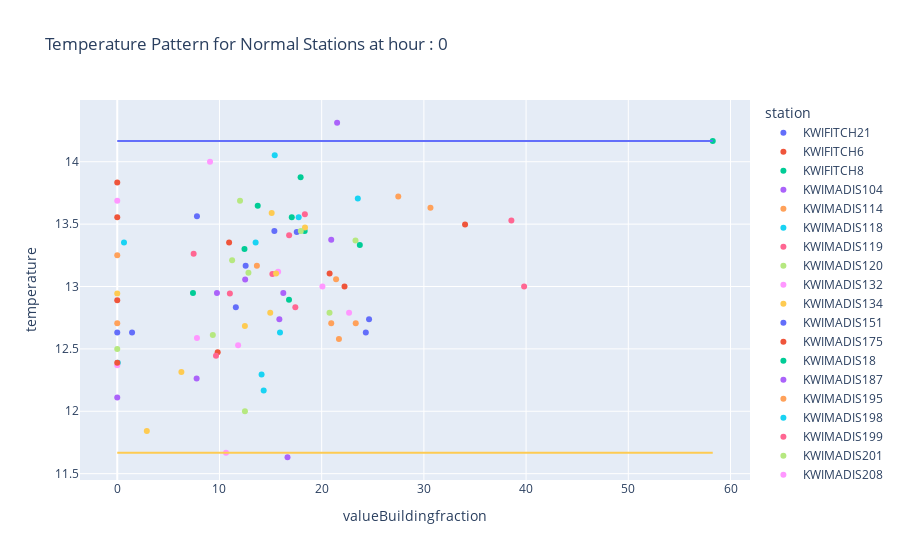
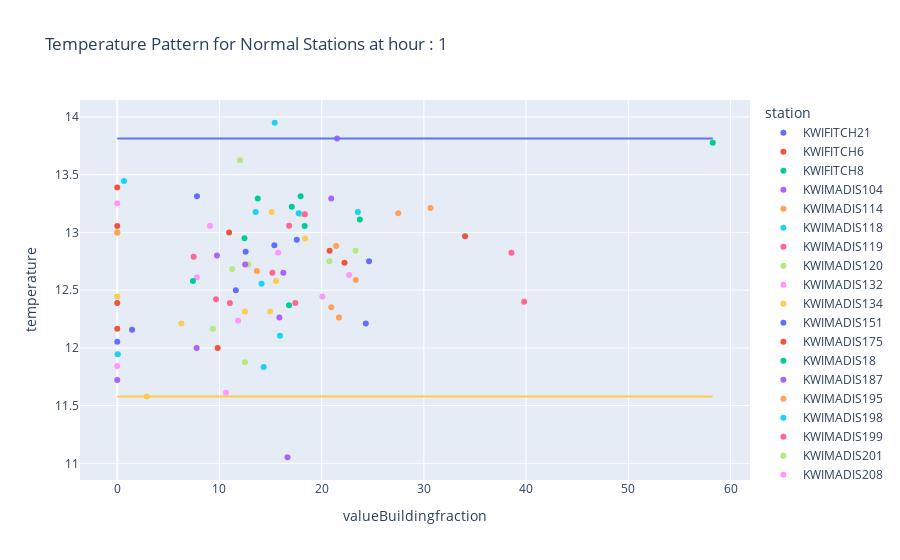
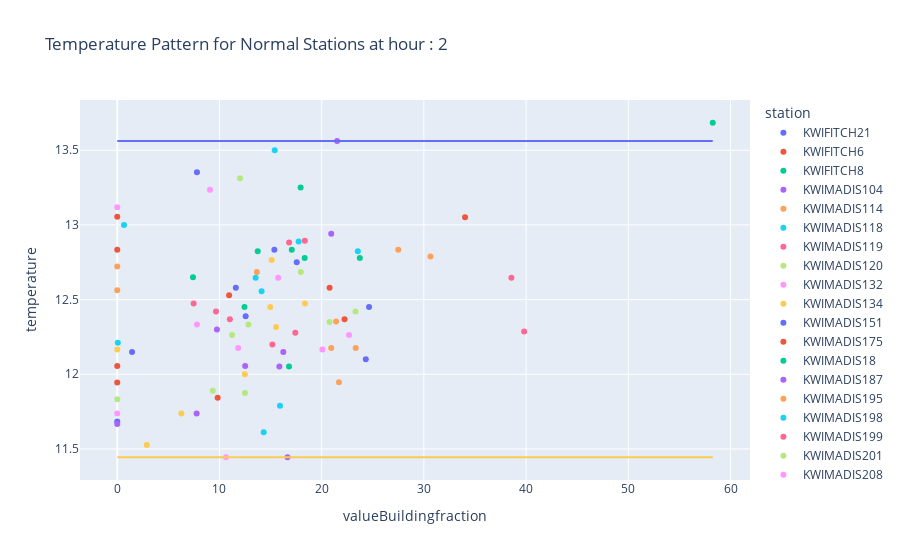
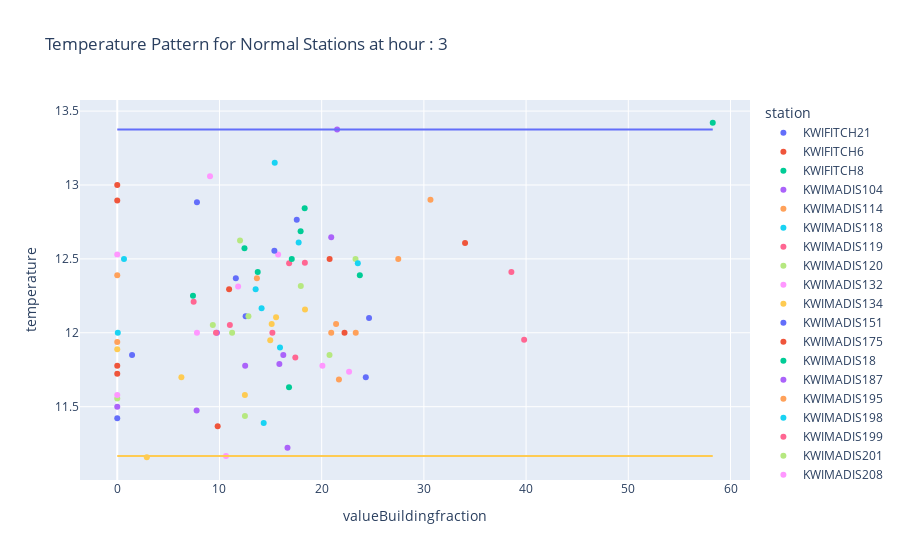

Write notebook code for charts like these, in order.
### Code cell
grouped_data = pd.read_csv('Analytics/temp_data/grouped_data_untouched.csv')
predictions2,outliers_lst = cqc.filter_quartiles(grouped_data,feature_column='valueBuildingfraction')

for hour in predictions2.keys():
    # if hour in [7,8]:
    figx = pe.scatter(grouped_data.query("hour==@hour"),x = 'valueBuildingfraction', y='temperature',color='station',title=f'Temperature Pattern for Normal Stations at hour : {hour} ')
    figx.add_trace(go.Scatter(x=grouped_data.query("hour==@hour").valueBuildingfraction, y=predictions2[hour][0.02], mode='lines', name='5% line'))
    figx.add_trace(go.Scatter(x=grouped_data.query("hour==@hour").valueBuildingfraction, y=predictions2[hour][0.98], mode='lines', name='95% line'))
    figx.show()
